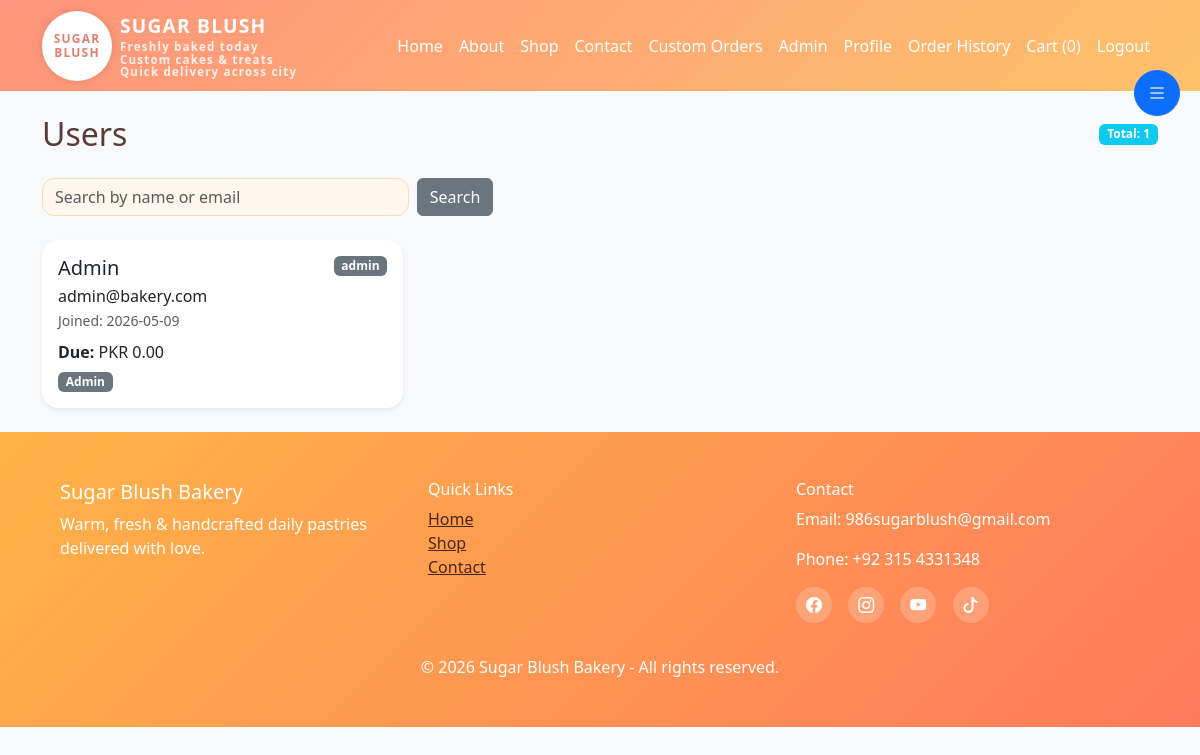
The app's page /admin/users (signed in) with its own data.
### models.py (models this page shows, shortened)
class User(UserMixin, db.Model):
    id = db.Column(db.Integer, primary_key=True)
    name = db.Column(db.String(120), nullable=False)
    email = db.Column(db.String(120), unique=True, nullable=False)
    password_hash = db.Column(db.String(255), nullable=False)
    phone1 = db.Column(db.String(20), nullable=True)
    phone2 = db.Column(db.String(20), nullable=True)
    country = db.Column(db.String(80), nullable=True)
    state = db.Column(db.String(80), nullable=True)
    city = db.Column(db.String(80), nullable=True)
    postal_code = db.Column(db.String(20), nullable=True)
    address1 = db.Column(db.String(255), nullable=True)
    address2 = db.Column(db.String(255), nullable=True)
    address3 = db.Column(db.String(255), nullable=True)
    role = db.Column(db.String(20), default='user')
    created_at = db.Column(db.DateTime, default=datetime.utcnow)
    orders = db.relationship('Order', backref='user', lazy=True)
    custom_orders = db.relationship('CustomOrder', backref='user', lazy=True)

### app.py (the view)
@app.route('/admin/users')
@login_required
@admin_required
def admin_users():
    user_name = request.args.get('user_name', '').strip()
    users_q = User.query.order_by(User.created_at.desc())
    if user_name:
        users_q = users_q.filter((User.name.ilike(f'%{user_name}%')) | (User.email.ilike(f'%{user_name}%')))
    users = users_q.all()
    user_dues = {}
    due_warning = {}
    setting = SiteSetting.query.filter_by(key='due_warning_threshold').first()
    due_threshold = float(setting.value) if setting and setting.value else 0.0
    for u in users:
        if u.role == 'admin':
            user_dues[u.id] = 0.0
            due_warning[u.id] = False
            continue
        user_due = get_user_complete_due(u.id)
        user_dues[u.id] = user_due
        due_warning[u.id] = (due_threshold > 0.0 and user_due >= due_threshold)
        if due_warning[u.id]:
            ensure_user_due_warning(u)
    return render_template('admin/users.html', users=users, user_dues=user_dues, due_warning=due_warning, due_threshold=due_threshold)

### app.py (called while the page is built)
@login_manager.user_loader
def load_user(user_id):
    return User.query.get(int(user_id))

def admin_required(f):
    @wraps(f)
    def decorated_function(*args, **kwargs):
        if not current_user.is_authenticated or current_user.role != 'admin':
            flash('Admin access required', 'danger')
            return redirect(url_for('login'))
        return f(*args, **kwargs)
    return decorated_function

### templates/admin/users.html (shortened to what this page needs)
{% extends 'base.html' %}
{% block content %}
<div class="d-flex justify-content-between align-items-center mb-4">
  <h2 class="mb-0">Users</h2>
  <span class="badge bg-info">Total: {{ users|length }}</span>
</div>
<form method="get" class="row g-2 mb-4">
  <div class="col-md-4"><input class="form-control" name="user_name" placeholder="Search by name or email" value="{{ request.args.get('user_name', '') }}"></div>
  <div class="col-md-2"><button class="btn btn-secondary">Search</button></div>
</form>
<div class="row g-3">
  {% for user in users %}
  <div class="col-12 col-md-6 col-xl-4">
    <div class="card shadow-sm border-0 {{ 'border-danger' if due_warning.get(user.id, False) else 'border-secondary' }}">
      <div class="card-body">
        <div class="d-flex justify-content-between align-items-start mb-2">
          <div>
            <h5 class="card-title mb-1">{{ user.name or 'No Name' }}</h5>
            <p class="card-text mb-0 text-truncate">{{ user.email }}</p>
            <small class="text-muted">Joined: {{ user.created_at.strftime('%Y-%m-%d') }}</small>
          </div>
          <span class="badge bg-{{ 'danger' if due_warning.get(user.id, False) else 'secondary' }}">{{ user.role }}</span>
        </div>
        <p class="mb-2">
          <strong>Due:</strong> PKR {{ '%.2f'|format(user_dues.get(user.id, 0.0)) }}
        </p>
        <div class="d-flex flex-wrap gap-2">
          {% if user.role != 'admin' %}
            {% if user.role != 'suspended' %}
              <a class="btn btn-sm btn-warning" href="{{ url_for('suspend_user', user_id=user.id) }}">Suspend</a>
            {% else %}
              <a class="btn btn-sm btn-success" href="{{ url_for('unsuspend_user', user_id=user.id) }}">Unsuspend</a>
            {% endif %}
            <a class="btn btn-sm btn-info" href="{{ url_for('admin_user_orders', user_id=user.id) }}">Orders</a>
            <a class="btn btn-sm btn-secondary" href="{{ url_for('admin_user_report_pdf', user_id=user.id) }}">Download Report PDF</a>
            <form method="post" action="{{ url_for('warn_user', user_id=user.id) }}" class="d-inline-block">
              <button class="btn btn-sm btn-danger" type="submit">Warn</button>
            </form>
          {% else %}
            <span class="badge bg-secondary">Admin</span>
          {% endif %}
        </div>
      </div>
    </div>
  </div>
  {% endfor %}
</div>
{% endblock %}

### static/css/style.css (style rules this page uses)
body { background: #FFF7F3; color: #5B3A3A; font-family: 'Segoe UI', Tahoma, Geneva, Verdana, sans-serif; }
:root { --primary: #FF7A5C; --secondary: #FFB347; --accent: #FF4D6D; --light: #FFF7F3; --mid: #FFD7BA; --text: #5B3A3A; }
.form-control { border-radius: 12px; border: 1px solid #FFDAB5; background-color: #FFF6EE; transition: border-color .25s, box-shadow .25s; }
.card { border-radius: 16px; border:none; }

### records on screen
User: name "Admin", email "admin@bakery.com", created_at "2026-05-09", role "admin", id "0.00"

### other values on screen
{{ cart_count }} "0"
{{ users|length }} "1"
